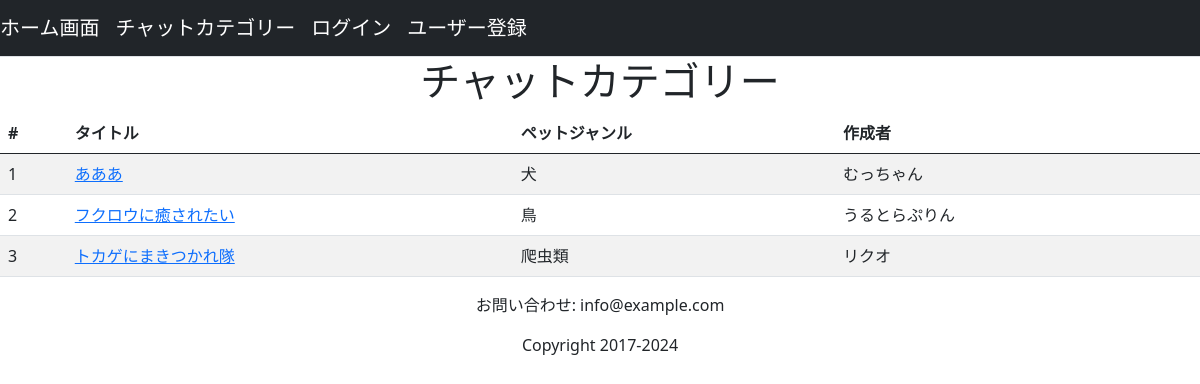
/chat_category/list_themes, run on an earlier commit of the app's database.
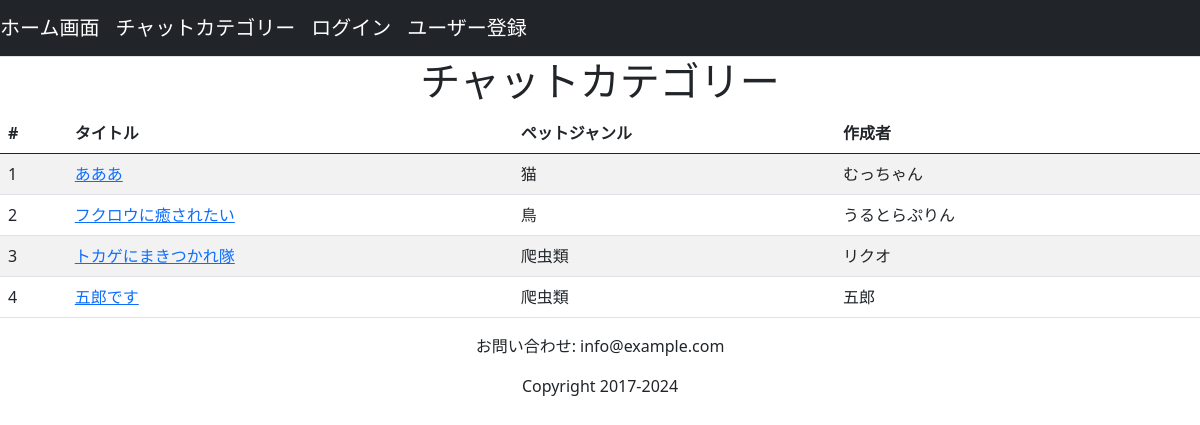
And on a later commit of the database.
### chat_category/models.py (models this page shows)
class Themes(models.Model):
    PET_GENRE_CHOICES = (
        (1, '犬'),
        (2, '猫'),
        (3, '鳥'),
        (4, 'ウサギ'),
        (5, '爬虫類'),
    )
    title = models.CharField(max_length=255)
    pet_genre = models.IntegerField(choices=PET_GENRE_CHOICES, default=1)
    user = models.ForeignKey(
        'accounts.Users', on_delete=models.CASCADE
    )
    objects = ThemesManager()
    class Meta:
        db_table = 'themes'

### accounts/models.py (models this page shows)
class Users(AbstractBaseUser, PermissionsMixin):
    username = models.CharField(max_length=255)
    age = models.PositiveIntegerField()
    bio = models.TextField(max_length=500, blank=True)
    birth_date = models.DateField(null=True, blank=True)
    email = models.EmailField(max_length=255, unique=True)
    is_active = models.BooleanField(default=False)
    is_staff = models.BooleanField(default=False)
    picture = models.ImageField(upload_to='picture/', blank=True, null=True)
    favorite_animals = models.CharField(max_length=255, blank=True)  # 好きな動物のためのフィールド
    pet = models.ManyToManyField(Pet, blank=True, related_name='users') #飼っているペットのためのフィールド
    objects = UserManager()
    USERNAME_FIELD = 'email'
    REQUIRED_FIELDS = ['username']
    class Meta:
        db_table = 'users'

### chat_category/views.py (the view)
# urls.py: path('list_themes', views.list_themes, name='list_themes'),
def list_themes(request):
    themes = Themes.objects.fetch_all_themes()
    return render(
        request, 'chat_category/list_themes.html', context={
            'themes': themes
        }
    )

### chat_category/models.py (called while the page is built)
    def fetch_all_themes(self):
        return self.order_by('id').all()

### templates/chat_category/list_themes.html (shortened to what this page needs)
{% extends "base.html" %}
{% block content %}
<center>
    <strong>
    <h1>チャットカテゴリー</h1>
    </strong>
    <table class="table table-striped table-hover">
        <thead>
            <tr>
                <th>#</th>
                <th>タイトル</th>
                <th>ペットジャンル</th>
                <th>作成者</th>
                <th></th>
            </tr>
        </thead>
        <tbody>
        {% for theme in themes %}
            <tr>
                <td>{{ forloop.counter }}</td>
                <td><a href="{% url 'chat_category:post_comments' theme_id=theme.id %}">{{theme.title }}</a></td>
                <td><a>{{ theme.get_pet_genre_display }}</a></td>
                <td>{{ theme.user.username }}</td>
                {% if theme.user.id == user.id %}
                    <td><a href="{% url 'chat_category:edit_theme' id=theme.id %}">編集</a></td>
                {% else %}
                    <td></td>
                {% endif %}
            </tr>
        {% endfor %}
        </tbody>
    </table>
</center>
{% endblock %}

What changed in the data, as far as the page shows it:
changed Themes "あああ": pet_genre "犬" → "猫"
added Themes: title "五郎です", pet_genre "爬虫類", user.username "五郎"
